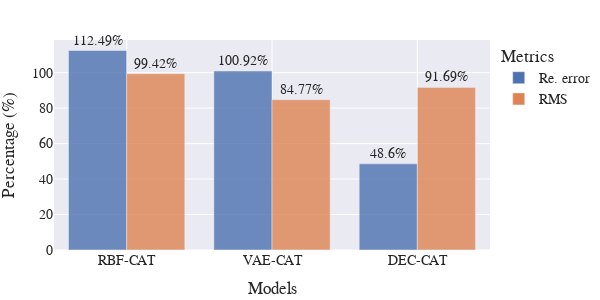

The code cell stored with this chart in its notebook:
### Code cell
file_name = "FE_vs_FC-CAT"
keys = list(comp_df.keys())
x = [k for k in keys for i in range(2)]
y = []
for k in keys:
    y += [comp_df[k][metric][0][0] for metric in METRICS]
df_formatted = dict(Models=x, Percentage=y, Metrics=METRICS_RENAME*len(keys))
fig = plot_bar(results=df_formatted, title="Generation performance of FC-CAT compared to FE", 
        width=600, add_hline=False, annotation_text="")
save_plot(fig, "img/ref/"+file_name+".svg")
fig.show()

### Figure 1 — Plotly figure (JSON) as saved in the notebook; plotly's stock layout.template omitted (floating-point values rounded to 4 significant figures)
{"data": [{"alignmentgroup": "True", "cliponaxis": false, "hovertemplate": "Metrics=Re. error<br>Models=%{x}<br>Percentage=%{text}<extra></extra>", "legendgroup": "Re. error", "marker": {"color": "rgb(76,114,176)", "opacity": 0.8, "pattern": {"shape": ""}}, "name": "Re. error", "offsetgroup": "Re. error", "orientation": "v", "showlegend": true, "text": [112.5, 100.9, 48.6], "textposition": "outside", "texttemplate": "%{text}%", "type": "bar", "x": ["RBF-CAT", "VAE-CAT", "DEC-CAT"], "xaxis": "x", "y": [112.5, 100.9, 48.6], "yaxis": "y"}, {"alignmentgroup": "True", "cliponaxis": false, "hovertemplate": "Metrics=RMS<br>Models=%{x}<br>Percentage=%{text}<extra></extra>", "legendgroup": "RMS", "marker": {"color": "rgb(221,132,82)", "opacity": 0.8, "pattern": {"shape": ""}}, "name": "RMS", "offsetgroup": "RMS", "orientation": "v", "showlegend": true, "text": [99.42, 84.77, 91.69], "textposition": "outside", "texttemplate": "%{text}%", "type": "bar", "x": ["RBF-CAT", "VAE-CAT", "DEC-CAT"], "xaxis": "x", "y": [99.42, 84.77, 91.69], "yaxis": "y"}], "layout": {"barmode": "group", "font": {"family": "Serif", "size": 14}, "height": 300, "legend": {"title": {"text": "Metrics"}, "tracegroupgap": 0}, "margin": {"b": 5, "l": 5, "r": 5, "t": 40}, "width": 600, "xaxis": {"anchor": "y", "domain": [0, 1], "title": {"text": "Models"}}, "yaxis": {"anchor": "x", "domain": [0, 1], "title": {"text": "Percentage (%)"}}}}
